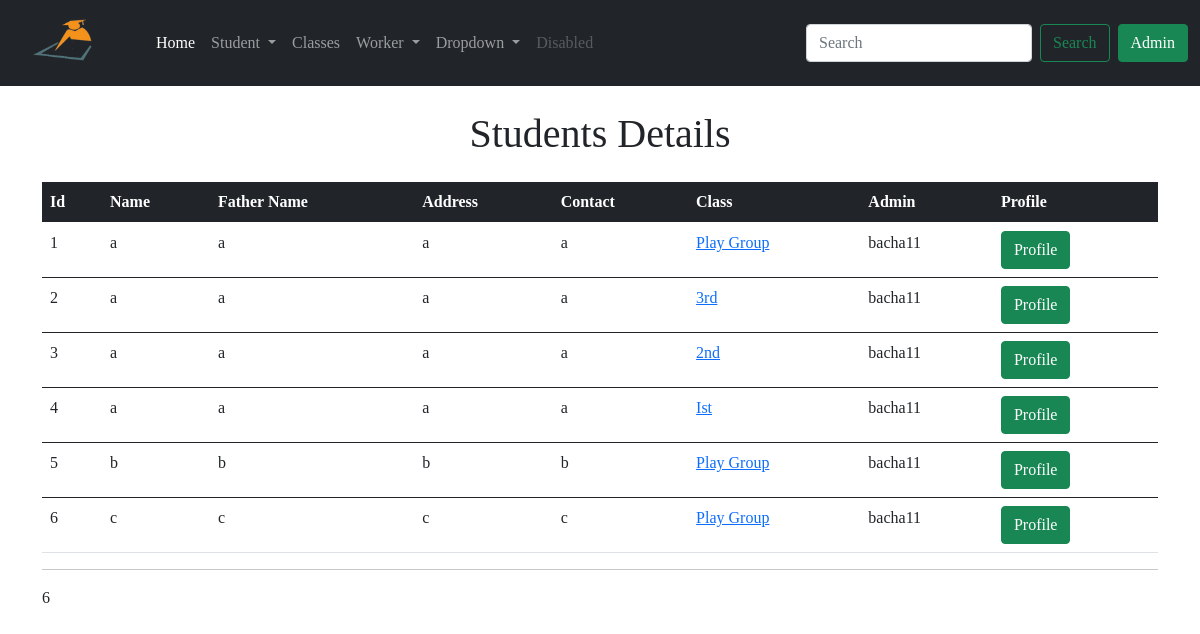
/student_Detials, run on an earlier commit of the app's database.
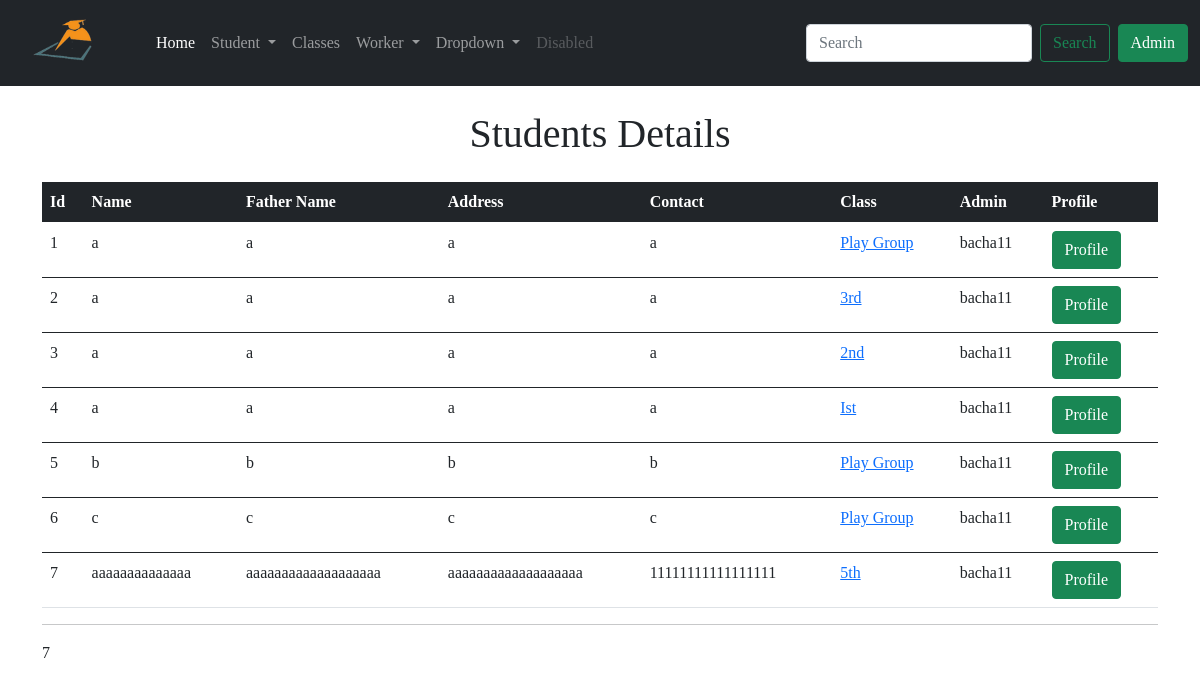
And on a later commit of the database.
### app/models.py (models this page shows, shortened)
class Student(db.Model):
    id = db.Column(db.Integer, primary_key=True)
    std_name = db.Column(db.String(64), index=True)
    f_name = db.Column(db.String(64), index=True)
    std_address = db.Column(db.String(128), index=True)
    std_contact = db.Column(db.String(64), index=True)
    std_class = db.Column(db.Integer, db.ForeignKey('class.id'))
    admin_id = db.Column(db.Integer, db.ForeignKey('admin.id'))

class Class(db.Model):
    id = db.Column(db.Integer, primary_key=True)
    cls_name = db.Column(db.String(64), index=True)
    student = db.relationship('Student', backref='stdclass')

class Admin(UserMixin, db.Model):
    id = db.Column(db.Integer, primary_key=True)
    username = db.Column(db.String(32), unique=True, index=True)
    email = db.Column(db.String(64), unique=True, index=True)
    password_hash = db.Column(db.String(128))
    student = db.relationship('Student', backref='admin')
    teacher = db.relationship('Teacher', backref='admin')
    worker = db.relationship('Worker', backref='admin')

### app/routes.py (the view)
@app.route('/student_Detials')
def student_Detials():
    students = Student.query.all()
    return render_template('student_Detials.html', title='Student Detials', students=students)

### app/templates/student_Detials.html
{% extends 'base.html' %}
{% block content %}
<div class="container">
<h1 class="text-center mt-4"> Students Details</h1>
<table class="table mt-4">
    <thead class="table-dark">
      <tr>
        <th scope="col">Id</th>
        <th scope="col">Name</th>
        <th scope="col">Father Name</th>
        <th scope="col">Address</th>
        <th scope="col">Contact</th>
        <th scope="col">Class</th>
        <th scope="col">Admin</th>
        <th scope="col">Profile</th>
      </tr>
    </thead>
    {% for student in students %}
    <tbody>
      <tr>
        <td> {{ student.id }}</td>
        <td> {{ student.std_name }} </td>
        <td> {{ student.f_name }} </td>
        <td> {{ student.std_address }} </td>
        <td> {{ student.std_contact }} </td>
        <td> <a href=" {{ url_for('class_wise_student', std_class=student.stdclass.id)}} "> {{ student.stdclass.cls_name }} </a></td>
        <td> {{ student.admin.username }} </td>
        <td> <a href=" {{ url_for('student_profile', id=student.id)}} "> <button type="submit" class="btn btn-success">  Profile </button> </a></td>
      </tr>
    </tbody>
    {% endfor %}
  </table>
  <hr>
  <p> {{ students|length }} </p>
</div>
{% endblock %}

What changed in the data, as far as the page shows it:
added Student: id "7", std_name "aaaaaaaaaaaaaa", f_name "aaaaaaaaaaaaaaaaaaa", std_address "aaaaaaaaaaaaaaaaaaa", std_contact "11111111111111111", stdclass.cls_name "5th", admin.username "bacha11"
Also different on the page:
{{ students|length }}: "6" → "7"
